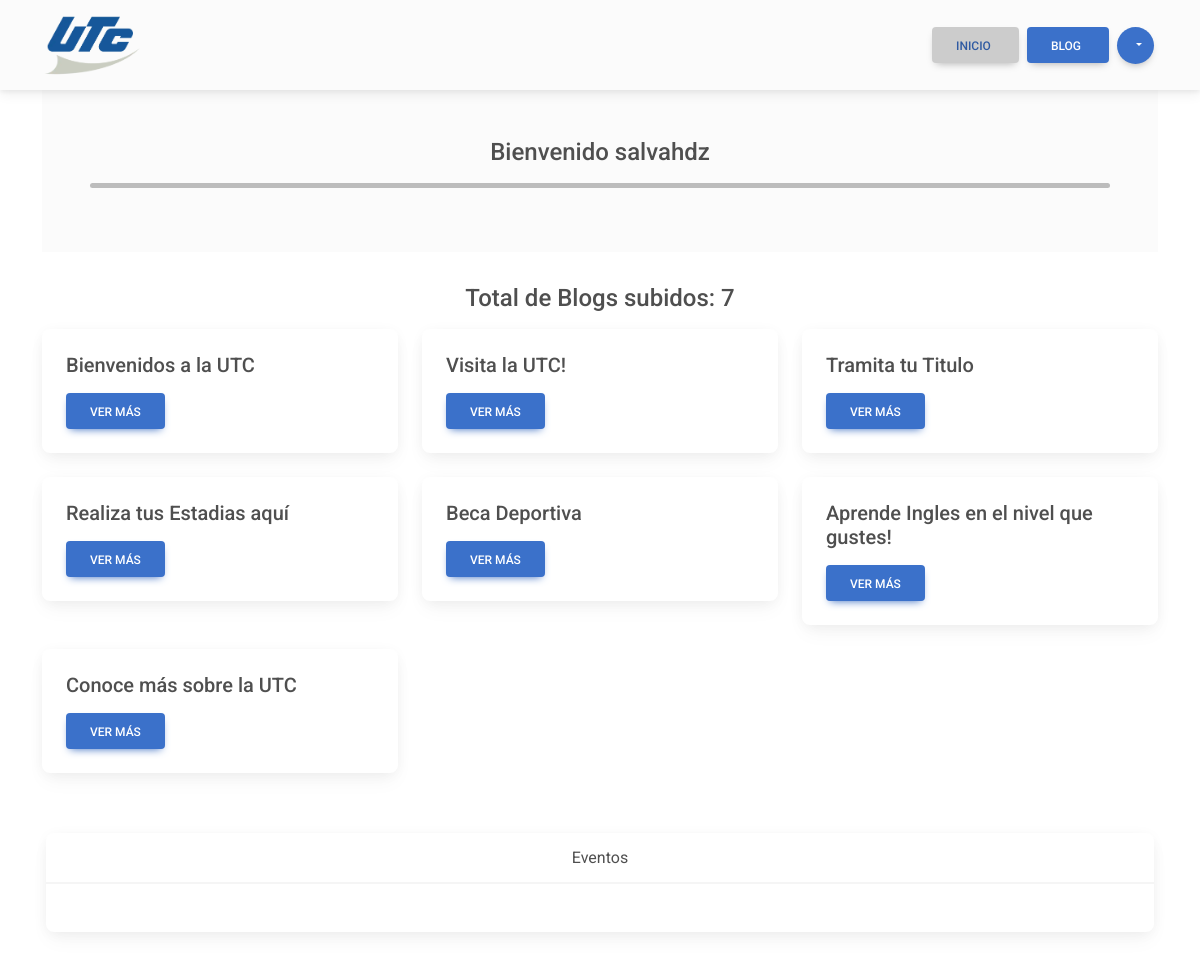
The page /administracion/vista_admin/ (signed in) on the database as committed earlier.
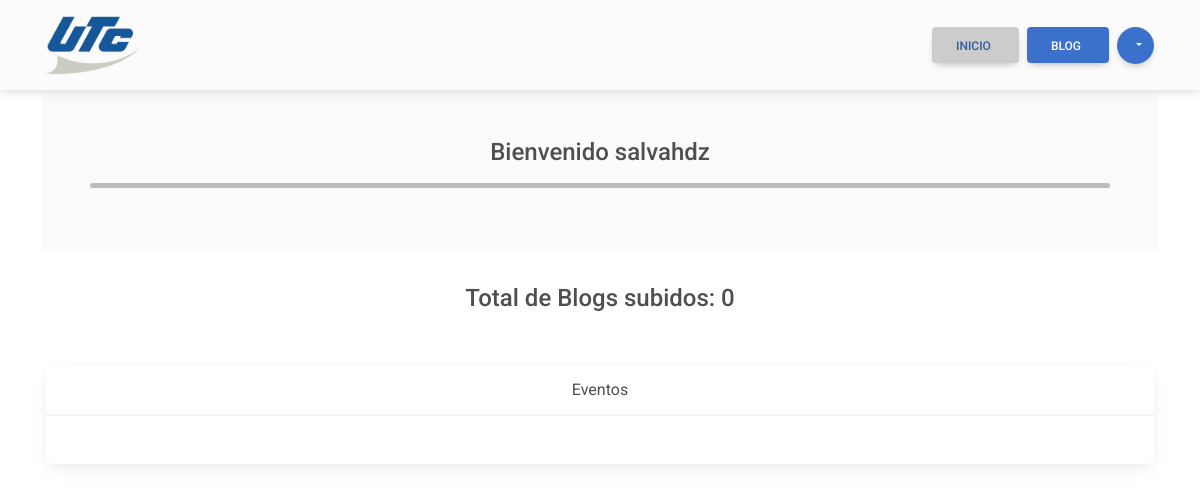
The same page on the database as committed later.
### cross_asistent/models.py (models this page shows, shortened)
class Articulos(models.Model):
    creacion = models.DateField(auto_now_add=True, blank=False)
    actualizacion = models.DateField(auto_now=True, blank=True, null=True)
    titulo = models.CharField(max_length=200, blank=False)
    contenido = models.TextField(blank=False)
    Encabezado =  models.ImageField(upload_to='cross_asistent/static/files/imagenes/', blank=True, null=True)
    autor = models.CharField(max_length=150, blank=False)

### cross_asistent/views.py (the view)
# urls.py: path('administracion/vista_admin/', views.vista_admin, name='vista_admin'),
@login_required
@never_cache
def vista_admin(request):
    blogs_all = models.Articulos.objects.filter()
    user = request.user
    context = {
        'user': user,
        'num_blogs': blogs_all.count(),
        'blogs_all': blogs_all,
    }
    return render(request, 'administracion/vista_admin.html', context)

### cross_asistent/templates/administracion/vista_admin.html (shortened to what this page needs)
{% extends 'widget.html' %}
{% block link_home %}href="{% url 'vista_admin' %}"{% endblock %}
{% block link_default %}
    {% include 'administracion/widget_links-admin.html' %}
{% endblock %}
{% block content %}
<main class="container container-fluid mb-5">
    <div class="p-5 text-center bg-body-tertiary">
        <h4><p>Bienvenido {{ user.username }}</p></h4>
        <hr class="hr_divisor" />
    </div>
    <section class="d-flex flex-column" style="gap: 2rem;">
        <section>
            <div class="text-center">
                <h4><p>Total de Blogs subidos: {{ num_blogs }}</p></h4>
            </div>
            <div class="row">
                {% for blog in blogs_all %}
                <div class="col-lg-4 col-md-6 mb-4">
                    <div class="card">
                        <div class="card-body">
                            <h5 class="card-title">{{ blog.titulo }}</h5>
                            <a href="" class="btn btn-primary">Ver más</a>
                        </div>
                    </div>
                </div>
                {% endfor %}
            </div>
            </section>
        <div class="card text-center m-1">
            <div class="card-header">Eventos</div>
            <div class="card-body">
            </div>
        </div>
    </section>
{% endblock %}

Rows that differ between the two databases and show on the page:
removed Articulos: titulo "Bienvenidos a la UTC"
removed Articulos: titulo "Visita la UTC!"
removed Articulos: titulo "Tramita tu Titulo"
removed Articulos: titulo "Realiza tus Estadias aquí"
removed Articulos: titulo "Beca Deportiva"
removed Articulos: titulo "Aprende Ingles en el nivel que gustes!"
removed Articulos: titulo "Conoce más sobre la UTC"
Other text that changed with them:
{{ num_blogs }}: "7" → "0"
